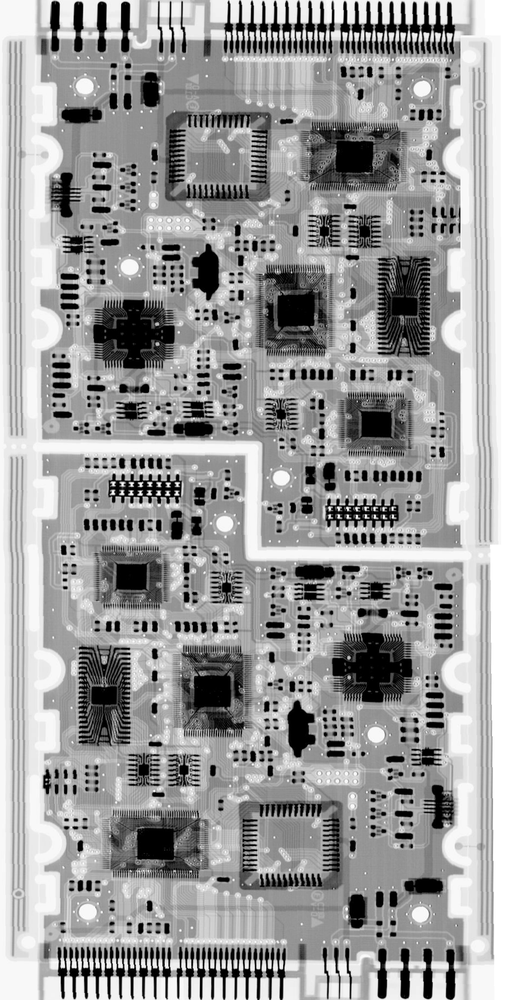
#> input picture Алгоритмы и методы для реализации компьютерного зрения в робототехнике/pz3/images/Fig0107.tif, 505 x 1000 px, shrunk from 929 x 1838 before the run
$ python 2.py
#> lines starting #> are read from the running program, lines starting #| are printed output that depends on the picture
import cv2

image = cv2.imread("images/Fig0107.tif")
#> image is the input picture: shape (1000, 505, 3); min 0, max 255, mean 154.1
image = cv2.cvtColor(image, cv2.COLOR_RGB2GRAY)
#> image: shape (1000, 505)
print(image.shape)
#| (1000, 505)

# [22 lines of commented-out code are left out]

sigma = 4845.929 ** 0.5
print(sigma)

image1 = cv2.GaussianBlur(image, (3, 3), 69.612)
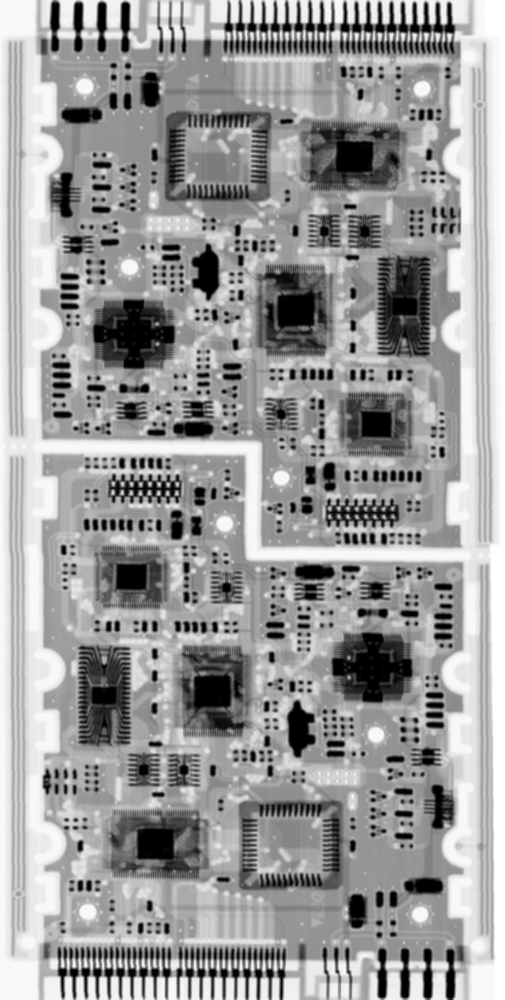
#> image1: shape (1000, 505); min 0, max 255, mean 154.1
cv2.imshow('orig', image)
cv2.imshow('res', image1)
cv2.waitKey(0)

$ run again, with Алгоритмы и методы для реализации компьютерного зрения в робототехнике/pz3/images/Fig0335.tif copied over Алгоритмы и методы для реализации компьютерного зрения в робототехнике/pz3/images/Fig0107.tif
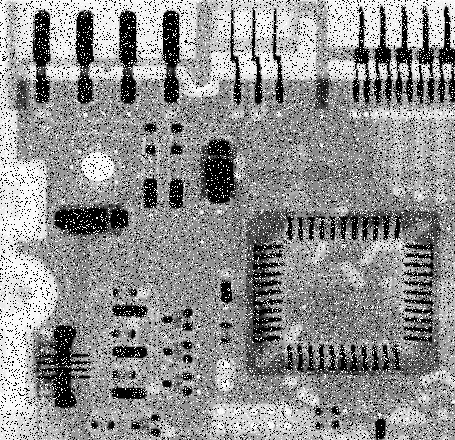
#> input picture Алгоритмы и методы для реализации компьютерного зрения в робототехнике/pz3/images/Fig0335.tif, 455 x 440 px
#> image is the input picture: shape (440, 455, 3); min 0, max 255, mean 144.1
#> image: shape (440, 455)
#| (440, 455)
#> `image1 = cv2.GaussianBlur(image, (3, 3), 69.612)`:
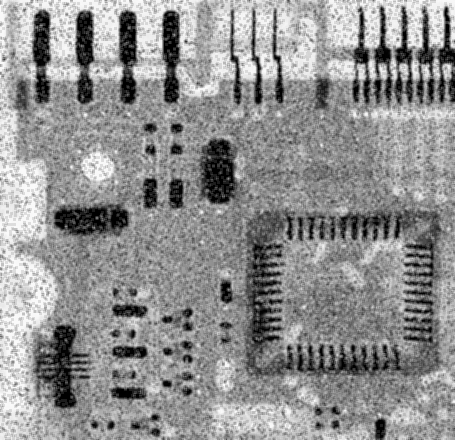
#> image1: shape (440, 455); min 0, max 253, mean 144
